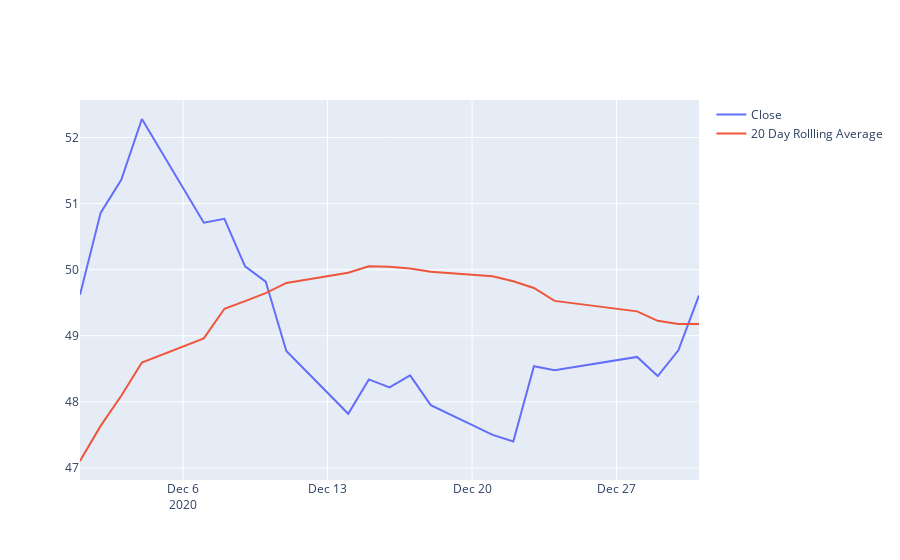

Notebook code cell kept with this figure:
### Code cell
%matplotlib inline
## plot stock price and rolling average
fig = go.Figure()
fig.add_trace(go.Scatter(x=PFG.Date, y=PFG.Close,
                    mode='lines',
                    name='Close'))
fig.add_trace(go.Scatter(x=PFG.Date, y=PFG.rolling_20_day_average,
                    mode='lines',
                    name='20 Day Rollling Average'))
